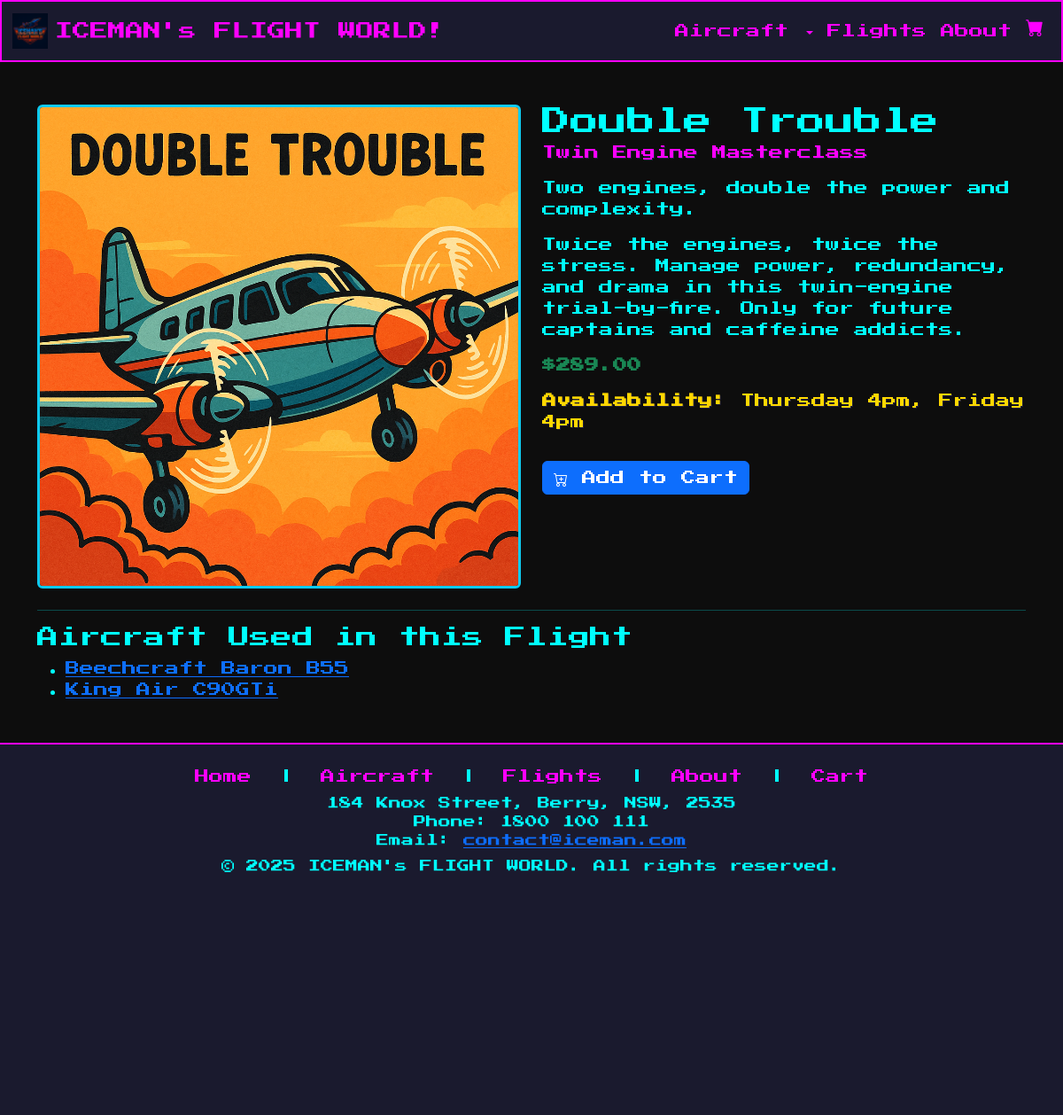
The app's page /flight/Double_Trouble with its own data.
### models.py (models this page shows)
class Flight(db.Model):
    id = db.Column(db.Integer, primary_key=True)
    slug = db.Column(db.String(100), unique=True)
    name = db.Column(db.String(100))
    tagline = db.Column(db.String(100))
    price = db.Column(db.Float)
    image = db.Column(db.String(100))
    short_description = db.Column(db.Text)
    long_description = db.Column(db.Text)
    available_aircraft = db.Column(db.Text)
    availability = db.Column(db.String(200))
    aircraft = db.relationship('Aircraft', secondary=flight_aircraft, back_populates='flights')

class Aircraft(db.Model):
    id = db.Column(db.Integer, primary_key=True)
    name = db.Column(db.String(100))
    slug = db.Column(db.String(100), unique=True)  # To link via Excel
    type = db.Column(db.String(100))
    image = db.Column(db.String(100))
    description = db.Column(db.Text)
    flights = db.relationship('Flight', secondary=flight_aircraft, back_populates='aircraft')

### app.py (the view)
@app.route('/flight/<slug>')
def flight_detail(slug):
    flight = Flight.query.filter_by(slug=slug).first_or_404()
    return render_template('flight_detail.html', flight=flight)

### app.py (called while the page is built)
@app.context_processor
def inject_aircraft_list():
    return dict(aircraft_list=Aircraft.query.order_by(Aircraft.name).all())

### templates/flight_detail.html (shortened to what this page needs)
{% extends "base.html" %}
{% block content %}
<div class="container mt-5">
    <div class="row mb-4">
        <div class="col-md-6">
            <img src="{{ url_for('static', filename='images/' + flight.image) }}"
                class="img-fluid rounded border border-3 border-info" alt="{{ flight.name }}">
        </div>
        <div class="col-md-6">
            <h2 class="mb-1">{{ flight.name }}</h2>
            <p class="text-iceman-pink">{{ flight.tagline }}</p>
            <p>{{ flight.short_description }}</p>
            <p>{{ flight.long_description }}</p>
            <p class="fw-bold text-success">${{ "%.2f"|format(flight.price) }}</p>
            <p class="availability-highlight"><strong>Availability:</strong> {{ flight.availability }}</p>
            <a href="{{ url_for('add_to_cart', slug=flight.slug) }}" class="btn btn-primary mt-3">
                <i class="bi bi-cart-plus"></i> Add to Cart
            </a>
        </div>
    </div>
    {% if flight.aircraft %}
    <hr>
    <h4>Aircraft Used in this Flight</h4>
    <ul>
        {% for ac in flight.aircraft %}
        <li><a href="{{ url_for('aircraft_detail', slug=ac.slug) }}">{{ ac.name }}</a></li>
        {% endfor %}
    </ul>
    {% endif %}
</div>
{% endblock %}

### static/css/styles.css (style rules this page uses)
body { font-family: 'Press Start 2P', cursive; background-color: #0d0d0d; color: #00ffff; }
.text-iceman-pink { color: #ff00ff !important; font-family: 'Press Start 2P', cursive; text-shadow: 1px 1px #1f1f3d; }
.availability-highlight { color: #ffd700; font-family: 'Press Start 2P', cursive; text-shadow: 1px 1px #1f1f3d; }

### records on screen
Flight: image (picture), name "Double Trouble", tagline "Twin Engine Masterclass", short_description "Two engines, double the power and complexity.", long_description "Twice the engines, twice the stress. Manage power, redundancy, and drama in this twin-engine trial-by-fire. Only for future captains and caffeine addicts.", price "289.00", availability "Thursday 4pm, Friday 4pm"
Aircraft: name "Beechcraft Baron B55"
Aircraft: name "King Air C90GTi"
